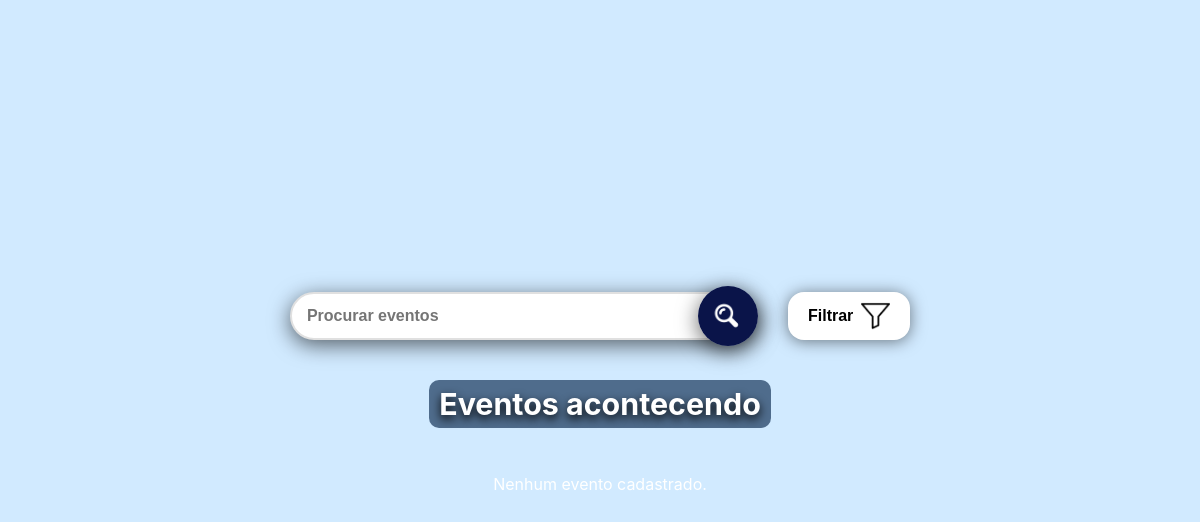
/PaginasPublicas/Inicio.php, run on an earlier commit of the app's database.
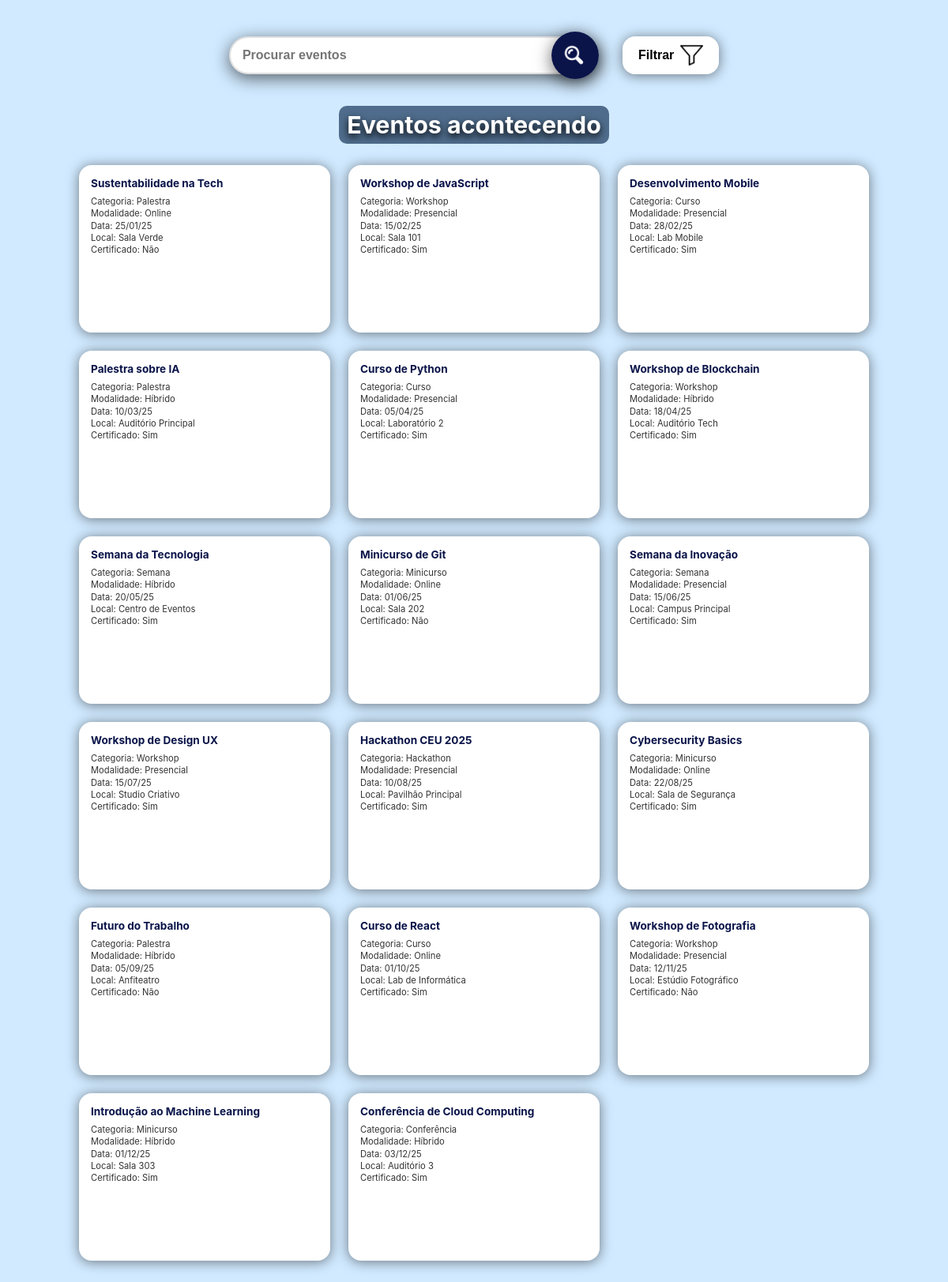
And on a later commit of the database.
### tables this page shows
create table if not exists evento(
cod_evento int primary key not null,
categoria varchar(40) not null,
nome varchar(100) not null,
lugar varchar(40) not null,
descricao varchar(500),
publico_alvo varchar(100),
inicio datetime not null,
conclusao datetime not null,
duracao float,  
certificado tinyint(1) not null default 0,
 
modalidade enum('Presencial','Online','Híbrido') not null default 'Presencial',
imagem varchar(255) null
);

### PaginasPublicas/Inicio.php (the view, shortened to what this page needs)
<!DOCTYPE html>
<html lang="pt-br">
<head>
    <link rel="stylesheet" href="../styleGlobal.css" />
</head>
<body>
    <?php
    include_once '../BancoDados/conexao.php';
    $sql = "SELECT cod_evento, categoria, nome, inicio, conclusao, duracao, certificado, lugar, modalidade, imagem FROM evento ORDER BY inicio";
    $res = mysqli_query($conexao, $sql);
    function formatar($txt) {
        $map = [
            'Á'=>'A','À'=>'A','Â'=>'A','Ã'=>'A','Ä'=>'A','á'=>'a','à'=>'a','â'=>'a','ã'=>'a','ä'=>'a',
            'É'=>'E','È'=>'E','Ê'=>'E','Ë'=>'E','é'=>'e','è'=>'e','ê'=>'e','ë'=>'e',
            'Í'=>'I','Ì'=>'I','Î'=>'I','Ï'=>'I','í'=>'i','ì'=>'i','î'=>'i','ï'=>'i',
            'Ó'=>'O','Ò'=>'O','Ô'=>'O','Õ'=>'O','Ö'=>'O','ó'=>'o','ò'=>'o','ô'=>'o','õ'=>'o','ö'=>'o',
            'Ú'=>'U','Ù'=>'U','Û'=>'U','Ü'=>'U','ú'=>'u','ù'=>'u','û'=>'u','ü'=>'u',
            'Ç'=>'C','ç'=>'c'
        ];
        $txt = strtr($txt ?? '', $map);
        $txt = strtolower($txt);
        $txt = str_replace(' ', '_', $txt);
        return preg_replace('/[^a-z0-9_]/','', $txt);
    }
    ?>
    <div id="main-content">
        <div class="section-title-wrapper">
            <div class="barra-pesquisa-container">
                <div class="barra-pesquisa">
                    <div class="campo-pesquisa-wrapper">
                        <input class="campo-pesquisa" type="text" placeholder="Procurar eventos" />
                        <button class="botao-pesquisa" aria-label="Procurar">
                            <div class="icone-pesquisa">
                                <img src="../Imagens/lupa.png" alt="Lupa">
                            </div>
                        </button>
                    </div>
                </div>
                <button class="botao botao-filtrar">
                    <span>Filtrar</span>
                    <img src="../Imagens/filtro.png" alt="Filtro">
                </button>
            </div>
            <div class="div-section-title">
                <h1 class="section-title">Eventos acontecendo</h1>
            </div>
        </div>
        <div class="container" id="eventos-container">
            <?php if ($res && mysqli_num_rows($res) > 0): ?>
                <?php while ($ev = mysqli_fetch_assoc($res)):
                    $dataInicioISO = date('Y-m-d', strtotime($ev['inicio']));
                    $dataFormatada = date('d/m/y', strtotime($ev['inicio']));
                    $tipo = formatar($ev['categoria']);
                    $local = formatar($ev['lugar']);
                    $modalidadeAttr = formatar($ev['modalidade'] ?? '');
                    $duracaoFaixa = '';
                    if (is_numeric($ev['duracao'])) {
                        $h = (float)$ev['duracao'];
                        if ($h < 1) { $duracaoFaixa = 'menos_1h'; }
                        elseif ($h < 2) { $duracaoFaixa = '1h_2h'; }
                        elseif ($h < 4) { $duracaoFaixa = '2h_4h'; }
                        else { $duracaoFaixa = 'mais_5h'; }
                    }
                    $cert = ((int)$ev['certificado'] === 1) ? 'sim' : 'nao';
                ?>
                    <a class="botao CaixaDoEvento"
                        style="text-decoration:none;color:inherit;display:block;"
                        href="ContainerPublico.php?pagina=evento&id=<?= (int)$ev['cod_evento'] ?>"
                        data-tipo="<?= htmlspecialchars($tipo) ?>"
                        data-localizacao="<?= htmlspecialchars($local) ?>"
                        data-duracao="<?= htmlspecialchars($duracaoFaixa) ?>"
                        data-certificado="<?= $cert ?>"
                        data-data="<?= $dataInicioISO ?>"
                        data-modalidade="<?= htmlspecialchars($modalidadeAttr) ?>"
                    >
                        <div class="EventoTitulo"><?= htmlspecialchars($ev['nome']) ?></div>
                        <div class="EventoInfo">
                            Categoria: <?= htmlspecialchars($ev['categoria']) ?><br>
                            Modalidade: <?= htmlspecialchars($ev['modalidade'] ?? '') ?><br>
                            Data: <?= $dataFormatada ?><br>
                            Local: <?= htmlspecialchars($ev['lugar']) ?><br>
                            Certificado: <?= ($cert === 'sim' ? 'Sim' : 'Não') ?>
                        </div>
                    </a>
                <?php endwhile; ?>
            <?php else: ?>
                <p style="grid-column:1/-1;text-align:center;padding:20px;">Nenhum evento cadastrado.</p>
            <?php endif; ?>
        </div>
    </div>
</body>
</html>

What changed in the data, as far as the page shows it:
added evento: nome "Sustentabilidade na Tech", categoria "Palestra", modalidade "Online", inicio "25/01/25", lugar "Sala Verde", certificado "Não"
added evento: nome "Workshop de JavaScript", categoria "Workshop", modalidade "Presencial", inicio "15/02/25", lugar "Sala 101", certificado "Sim"
added evento: nome "Desenvolvimento Mobile", categoria "Curso", modalidade "Presencial", inicio "28/02/25", lugar "Lab Mobile", certificado "Sim"
added evento: nome "Palestra sobre IA", categoria "Palestra", modalidade "Híbrido", inicio "10/03/25", lugar "Auditório Principal", certificado "Sim"
added evento: nome "Curso de Python", categoria "Curso", modalidade "Presencial", inicio "05/04/25", lugar "Laboratório 2", certificado "Sim"
added evento: nome "Workshop de Blockchain", categoria "Workshop", modalidade "Híbrido", inicio "18/04/25", lugar "Auditório Tech", certificado "Sim"
added evento: nome "Semana da Tecnologia", categoria "Semana", modalidade "Híbrido", inicio "20/05/25", lugar "Centro de Eventos", certificado "Sim"
added evento: nome "Minicurso de Git", categoria "Minicurso", modalidade "Online", inicio "01/06/25", lugar "Sala 202", certificado "Não"
added evento: nome "Semana da Inovação", categoria "Semana", modalidade "Presencial", inicio "15/06/25", lugar "Campus Principal", certificado "Sim"
added evento: nome "Workshop de Design UX", categoria "Workshop", modalidade "Presencial", inicio "15/07/25", lugar "Studio Criativo", certificado "Sim"
added evento: nome "Hackathon CEU 2025", categoria "Hackathon", modalidade "Presencial", inicio "10/08/25", lugar "Pavilhão Principal", certificado "Sim"
added evento: nome "Cybersecurity Basics", categoria "Minicurso", modalidade "Online", inicio "22/08/25", lugar "Sala de Segurança", certificado "Sim"
added evento: nome "Futuro do Trabalho", categoria "Palestra", modalidade "Híbrido", inicio "05/09/25", lugar "Anfiteatro", certificado "Não"
added evento: nome "Curso de React", categoria "Curso", modalidade "Online", inicio "01/10/25", lugar "Lab de Informática", certificado "Sim"
added evento: nome "Workshop de Fotografia", categoria "Workshop", modalidade "Presencial", inicio "12/11/25", lugar "Estúdio Fotográfico", certificado "Não"
added evento: nome "Introdução ao Machine Learning", categoria "Minicurso", modalidade "Híbrido", inicio "01/12/25", lugar "Sala 303", certificado "Sim"
added evento: nome "Conferência de Cloud Computing", categoria "Conferência", modalidade "Híbrido", inicio "03/12/25", lugar "Auditório 3", certificado "Sim"
Also different on the page:
text no longer shown: "Nenhum evento cadastrado."
